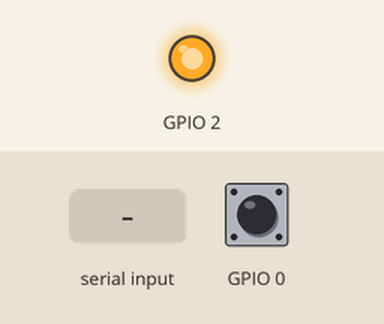
Bench run of a sketch on a simulated ESP32. Shown: output pins drawn as LEDs (lit = HIGH). Inputs (shaded band) come from the test bench; at power-on: GPIO 0 HIGH. WiFi joins after 1.5 s; servers stay silent unless stated; random numbers use the default seed unless the sketch sets one; what the sketch prints to the serial monitor is not drawn.

Above: at 2.7 s.
2.8 s: "e" received over Serial
At 3.7 s:
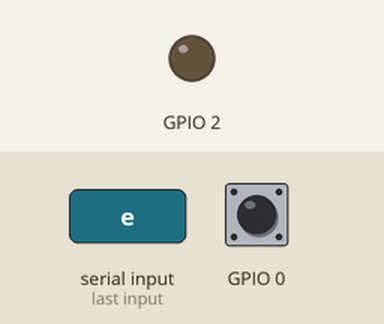
6.3 s: GPIO 0 pulsed LOW 2 times (0.12 s each, 0.3 s apart)
Timing chart, 0 to 15.8 s (numbered marks = the images above; inputs shaded):
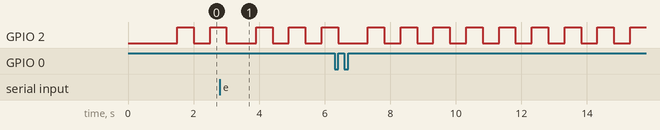

The sketch:

esp32_ota.ino
```cpp
#include <WiFi.h>
#include <HTTPClient.h>
#include <HTTPUpdate.h>
#include <WiFiClientSecure.h>
#include "cert.h"
const char * ssid = "M31";
const char * password = "tyye5587";
String FirmwareVer = "1.0";
#define FW_Ver_URL "https://raw.githubusercontent.com/programmer131/ESP8266_ESP32_SelfUpdate/master/esp32_ota/bin_version.txt"
#define FW_bin_URL "https://raw.githubusercontent.com/programmer131/ESP8266_ESP32_SelfUpdate/master/esp32_ota/fw.bin"
void connect_wifi();
void FW_Update();
int FW_Ver_Chk();
void IRAM_ATTR isr();

struct Pin
{ const uint8_t pin;
  uint32_t P_cnt;
  bool sttus;
}Update_pin = {0, 0, false};

void setup()
{ pinMode(Update_pin.pin, INPUT);
  attachInterrupt(Update_pin.pin, isr, RISING);
  Serial.begin(115200);
  Serial.print("Active firmware version:");
  Serial.println(FirmwareVer);
  pinMode(2, OUTPUT);
  connect_wifi();
}

void loop()
{ if (Update_pin.sttus && Update_pin.P_cnt)        //update by button press
  { Serial.println("Firmware update Starting..");
    FW_Update();
    Update_pin.sttus = false;
    Update_pin.P_cnt=0;
  }
  if(Serial.read()=='e')
    FW_Update();
  digitalWrite(2,HIGH);
  delay(500);
  digitalWrite(2,LOW);
  delay(500);
}

void connect_wifi()
{ Serial.println("Waiting for WiFi");
  WiFi.begin(ssid, password);
  while (WiFi.status() != WL_CONNECTED) {
    delay(500);
    Serial.print(".");
  }
  Serial.println("");
  Serial.println("WiFi connected");
  Serial.println("IP address: ");
}

void FW_Update(void)
{ static int num=0;
  if (FW_Ver_Chk())
  { Serial.println("UPDATING FIRMWARE");
    WiFiClientSecure client;
    client.setCACert(rootCACertificate);
    httpUpdate.setLedPin(2, LOW);
    t_httpUpdate_return retvalue = httpUpdate.update(client, FW_bin_URL);
    switch (retvalue)
    { case 0: Serial.print("HTTP_UPDATE_FAILD Error...(");      //HTTP_UPDATE_FAILD
              Serial.print(httpUpdate.getLastError(),DEC);
              Serial.print("): ");
              Serial.println(httpUpdate.getLastErrorString().c_str());
              break;
      case 1: Serial.println("HTTP_UPDATE_NO_UPDATES");         //HTTP_UPDATE_NO_UPDATES:
              break;
      case 2: Serial.println("HTTP_UPDATE_OK");                 //HTTP_UPDATE_OK
              break;
    }
  }
}

int FW_Ver_Chk(void)
{ String payload;
  int httpCode;
  String fwurl = "";
  fwurl += FW_Ver_URL;
  fwurl += "?";
  fwurl += String(rand());
  Serial.println(fwurl);
  WiFiClientSecure * client = new WiFiClientSecure;
  if (client)
  { client -> setCACert(rootCACertificate);
    HTTPClient https;
    if (https.begin( * client, fwurl))
    { Serial.print("[HTTPS] GET...\n");         // HTTPS
      delay(100);                               // start connection and send HTTP header
      httpCode = https.GET();
      delay(100);
      if (httpCode == HTTP_CODE_OK)             // if version received
      { payload = https.getString();            // save received version
      }
      else
      { Serial.print("error in downloading version file:");
        Serial.println(httpCode);
      }
      https.end();
    }
    delete client;
  }
  if (httpCode == HTTP_CODE_OK) // if version received
  { payload.trim();
    if (payload.equals(FirmwareVer))
    { Serial.printf("\nDevice already on latest firmware version:%s\n", FirmwareVer);
      return 0;
    }
    else
    { Serial.println(payload);
      Serial.println("New firmware detected");
      return 1;
    }
  }
  return 0;
}

void IRAM_ATTR isr()
{ Update_pin.P_cnt += 1;
  Update_pin.sttus = true;
}
```

cert.h
```cpp
#ifndef CERT_H

#define CERT_H

const char * rootCACertificate = \
  "-----BEGIN CERTIFICATE-----\n"
"MIIDxTCCAq2gAwIBAgIQAqxcJmoLQJuPC3nyrkYldzANBgkqhkiG9w0BAQUFADBs\n"
"MQswCQYDVQQGEwJVUzEVMBMGA1UEChMMRGlnaUNlcnQgSW5jMRkwFwYDVQQLExB3\n"
"d3cuZGlnaWNlcnQuY29tMSswKQYDVQQDEyJEaWdpQ2VydCBIaWdoIEFzc3VyYW5j\n"
"ZSBFViBSb290IENBMB4XDTA2MTExMDAwMDAwMFoXDTMxMTExMDAwMDAwMFowbDEL\n"
"MAkGA1UEBhMCVVMxFTATBgNVBAoTDERpZ2lDZXJ0IEluYzEZMBcGA1UECxMQd3d3\n"
"LmRpZ2ljZXJ0LmNvbTErMCkGA1UEAxMiRGlnaUNlcnQgSGlnaCBBc3N1cmFuY2Ug\n"
"RVYgUm9vdCBDQTCCASIwDQYJKoZIhvcNAQEBBQADggEPADCCAQoCggEBAMbM5XPm\n"
"+9S75S0tMqbf5YE/yc0lSbZxKsPVlDRnogocsF9ppkCxxLeyj9CYpKlBWTrT3JTW\n"
"PNt0OKRKzE0lgvdKpVMSOO7zSW1xkX5jtqumX8OkhPhPYlG++MXs2ziS4wblCJEM\n"
"xChBVfvLWokVfnHoNb9Ncgk9vjo4UFt3MRuNs8ckRZqnrG0AFFoEt7oT61EKmEFB\n"
"Ik5lYYeBQVCmeVyJ3hlKV9Uu5l0cUyx+mM0aBhakaHPQNAQTXKFx01p8VdteZOE3\n"
"hzBWBOURtCmAEvF5OYiiAhF8J2a3iLd48soKqDirCmTCv2ZdlYTBoSUeh10aUAsg\n"
"EsxBu24LUTi4S8sCAwEAAaNjMGEwDgYDVR0PAQH/BAQDAgGGMA8GA1UdEwEB/wQF\n"
"MAMBAf8wHQYDVR0OBBYEFLE+w2kD+L9HAdSYJhoIAu9jZCvDMB8GA1UdIwQYMBaA\n"
"FLE+w2kD+L9HAdSYJhoIAu9jZCvDMA0GCSqGSIb3DQEBBQUAA4IBAQAcGgaX3Nec\n"
"nzyIZgYIVyHbIUf4KmeqvxgydkAQV8GK83rZEWWONfqe/EW1ntlMMUu4kehDLI6z\n"
"eM7b41N5cdblIZQB2lWHmiRk9opmzN6cN82oNLFpmyPInngiK3BD41VHMWEZ71jF\n"
"hS9OMPagMRYjyOfiZRYzy78aG6A9+MpeizGLYAiJLQwGXFK3xPkKmNEVX58Svnw2\n"
"Yzi9RKR/5CYrCsSXaQ3pjOLAEFe4yHYSkVXySGnYvCoCWw9E1CAx2/S6cCZdkGCe\n"
"vEsXCS+0yx5DaMkHJ8HSXPfqIbloEpw8nL+e/IBcm2PN7EeqJSdnoDfzAIJ9VNep\n"
"+OkuE6N36B9K\n"
"-----END CERTIFICATE-----\n";

#endif
```

Measured:
- by itself, GPIO 2: repeats every 1.0 s: HIGH 0.50 s, LOW 0.50 s
